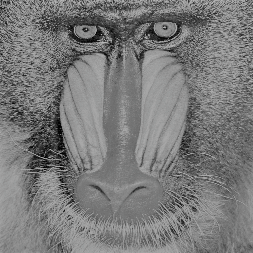
#> input picture Alumnos/MiguelCastañeda/baboon_256.png, 253 x 253 px
$ jupyter execute 'Tarea2_MiguelCastañeda.ipynb'   (shell and % lines are left out)
#> lines starting #> are read from the running program, lines starting #| are printed output that depends on the picture
### Parte 1: Teoría de Álgebra Lineal y Optimización

#### *1. ¿Por  qué una matriz equivale a una transformación lineal entre espacios vectoriales?*
Equivale a una transformación lineal ya que aplica sobre un vector siguiendo las reglas de linealidad y da como resultado otro vector en otro espacio vectorial

#### *2. ¿Cuál es el efecto de transformación lineal de una matriz diagonal y el de una matriz ortogonal?*
Para el caso de la matriz diagonal el efecto es un reescalamiento del vector y en el caso de una matriz ortogonal el efecto es una rotación y luego una reflexión

#### *3. ¿Qué es la descomposición en valores singulares de una matriz?*
Es la factorización del tipo $$ A = U\ \Sigma T^T $$
Donde una matriz se puede expresar como multiplicación de una matriz ortogonal U por una matriz diagonal y finalmente por otra matriz ortogonal.

#### *4. ¿Qué es diagonalizar una matriz y que representan los eigenvectores?*

Diagonalizar una matriz es encontrar una matriz tal que se cumpla

$$ A = P D P^{-1} $$

donde P es invertible y cuyos vectores columna son los eigenvectores de A

#### *5. ¿Intuitivamente qué son los eigenvectores?*

Los eigenvectores representan la dirección de la transformación sobre un vector

#### *6. ¿Cómo interpretas la descomposición en valores singulares como una composición de tres tipos de transformaciones lineales simples?*

Como la aplicación de una rotación $(U)$ luego un reescalamiento $(\Sigma)$ y finalmente otra rotación $(T^T)$

#### *7. ¿Qué relación hay entre la descomposición en valores singulares y la diagonalización?*

La diagonalización es un caso especial de SVD pero que solo es aplicable a matrices cuadradas

#### *8. ¿Cómo se usa la descomposición en valores singulares para dar un aproximación de rango menor a una matriz?*

Conociendo la SVD de una matriz, hay algunos valores de $\sigma $ que son significativos otros son extremadamente pequeños, esto es podemos expresar a la matriz A como $$ A = U\Sigma V^T =  \sum_{i=1}^{r} u_i\sigma_i v_i^T $$

Cualquier matriz es la suma de r matrices de rango 1

#### *9. Describe el método de minimización por descenso gradiente*

Se debe considerar un punto inicial posteriormente se escoge una dirección de descenso $d^k = -\nabla f(x^k)$, se realiza de manera iterativa $x^{k+1} = x^k + \alpha_k d^k $ hasta que el método converge

#### *10. Menciona 4 ejemplo de problemas de optimización (dos con restricciones y dos sin restricciones) que te parecan interesantes como Científico de Datos*

### Parte 2: Aplicaciones en Python

#### Ejercicio 1

[cell 1]
from PIL import Image
import numpy as np
import matplotlib.pyplot as plt


def readImage(pathFile):
    im = Image.open(pathFile)
    im = im.convert('LA')
    plt.figure(figsize=(6, 3))
    plt.imshow(im,cmap='gray')
    data = np.array(list(im.getdata(band=0)),int)
    data.shape = (im.size[1], im.size[0])
    data = np.matrix(data)
    return data

def SVD(data,k):
    U, s, V = np.linalg.svd(data)
    plt.imshow(np.matrix(U[:, :k]) * np.diag(s[:k]) * np.matrix(V[:k, :]), cmap='gray')
    titulo = "Imagen con k = %s" % k
    plt.title(titulo)
    plt.show()

Recibir el path de un archivo de imagen

[cell 2]
imagen = readImage("baboon_256.png")
#> in readImage, im is the input picture: PIL image 253x253 RGBA; mean R, G, B, A 122.1, 122.3, 122.3, 255

Realizar y verificar la descomposición svd

[cell 3]
U, s, V = np.linalg.svd(imagen)
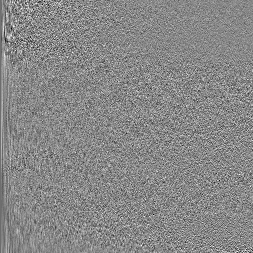
#> U: shape (253, 253) float64; min -0.338, max 0.295, mean -0.00024; drawn with min black and max white
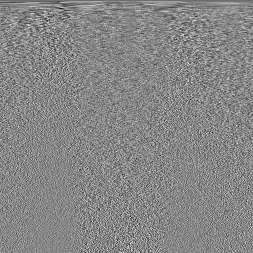
#> V: shape (253, 253) float64; min -0.353, max 0.314, mean -0.000262; drawn with min black and max white
#> s = 253 values, max 31078.5 at index 0, min 0.516 at index 252, mean 435.2

[cell 4]
U

[cell 5]
imagenSVD = np.dot(np.dot(U,np.diag(s)),V)

Comprobando

[cell 6]
np.allclose(imagenSVD,imagen)
#> Out = True

Usar la descomposición para dar una aproximación de grado k de la imagen

Para un grado 20, tenemos que

[cell 7]
SVD(readImage("baboon_256.png"), 20)
#> in SVD, `plt.show()`:
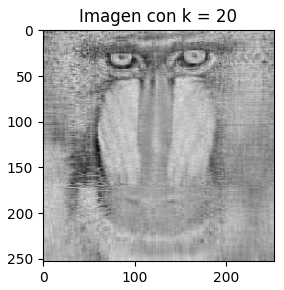
#> figure drawn by matplotlib, 1 panel

Eligiendo distintos valores de k

[cell 8]
for k in range(1,50,10):
    SVD(readImage("baboon_256.png"),k)
#> call 2 of SVD, with k = 1
#> in SVD (call 2), `plt.show()`:
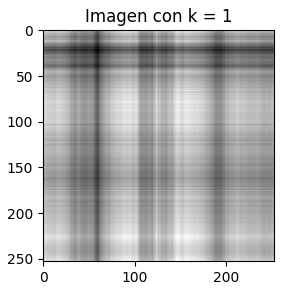
#> figure drawn by matplotlib, 1 panel

*¿Qué tiene que ver este proyecto con compresión de imágenes?*

Existe un valor de k para el cual la imagen se puede visualizar de manera similar al original considerando menos valores de la matriz que utiliza para su representación, esto puede ser utilizado en la compresión de imágenes.

#### Ejercicio 2

Programar una función que dada cualquier matriz devuelva la pseudainversa usando la descomposición SVD.

[cell 9]
def pInverse(A):
    U,d,V = np.linalg.svd(A)
    ddiag = np.diag(d)
    for i in range(0,max(ddiag.shape)):
        if ddiag[i,i]!=0:
            ddiag[i,i] = 1/ddiag[i,i]
    return np.dot(np.dot(np.transpose(V),ddiag),np.transpose(U))

def solve(A,b):
    return np.dot(pInverse(A),b)

Jugar con el sistema Ax=b donde A=[[1,1],[0,0]] y b puede tomar distintos valores

[cell 10]
A= np.array([[1,1],[0,0]])
#> A = [[1, 1], [0, 0]]
b = np.array([[1],[1]])
x = solve(A,b)
#> in pInverse, `U,d,V = np.linalg.svd(A)`: U = [[1, 0], [0, 1]]; d = [1.41, 0]; V = [[0.707, 0.707], [-0.707, 0.707]]
#> in pInverse, `ddiag = np.diag(d)`: ddiag = [[1.41, 0], [0, 0]]
#> after the loop in pInverse, `for i in range(0,max(ddiag.shape)):`: ddiag = [[0.707, 0], [0, 0]]
#> x = [0.5, 0.5]

[cell 11]
print(x)
#| [[0.5]
#|  [0.5]]

[cell 12]
b = np.array([[2],[2]])

[cell 13]
x = solve(A,b)
#> x = [1, 1]

[cell 14]
print(x)
#| [[1.]
#|  [1.]]

[cell 15]
b = np.array([[-2],[2]])

[cell 16]
print(solve(A,b))
#| [[-1.]
#|  [-1.]]

La solución no es única y es del tipo $$x_1 = x_2$$

Repetir cambiando A=[[1,1],[0,1e-32]]

[cell 17]
A= np.array([[1,1],[0,1e-32]])
b = np.array([[1],[1]])
x = solve(A,b)

[cell 18]
print(x)

[cell 19]
b = np.array([[2],[-2]])

[cell 20]
x = solve(A,b)

[cell 21]
print(x)

La solución no es única, pero difiere del caso anterior de que ahora es de la forma $$x_1 = -x_2$$

#### Ejercicio 3

Deben programar un script que lea el archivo study_vs_sat.csv y lo almacene como un data frame de pandas.

[cell 22]
import pandas as pd

[cell 23]
df=pd.read_csv('study_vs_sat.csv')
#> (reads Alumnos/FranciscoBahena/study_vs_sat.csv from the repository)

[cell 24]
df

[cell 25]
df.plot.scatter(x='study_hours',y='sat_score')
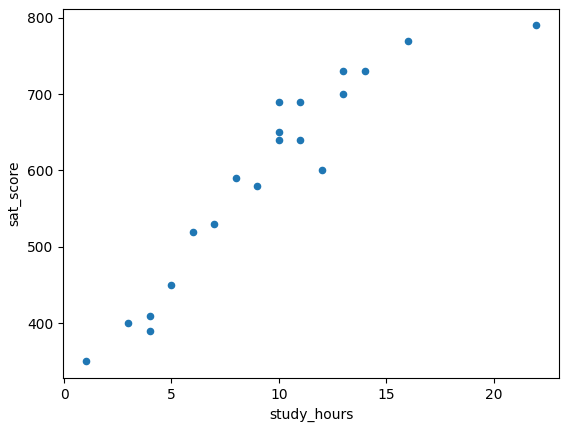
#> figure drawn by matplotlib, 1 panel

Pleantear como un problema de optimización que intente hacer una aproximación de la forma sat_score ~ alpha + beta*study_hours

Haciendo sat_score = sat , y study_hours = shours, lo que se puede expresar como
$$ sat = \alpha + \beta \ shours + \epsilon_1 $$
Por lo que se busca minimizar el error $$ \epsilon_i $$
$$ \sum_{i=1}^{n} {\epsilon_i}^2 =  \sum_{i=1}^{n} {(sat_i - \alpha - \beta \ shours_i )}^2 $$
El gradiente es entonces
$$ \frac{\partial}{\partial \alpha} = -2 \sum_{i=1}^{n} {(sat_i - \alpha - \beta \ shours_i )}$$
$$ \frac{\partial}{\partial \beta} = -2 \sum_{i=1}^{n} shours_i{(sat_i - \alpha - \beta \ shours_i )}$$

Programar una función que reciba valores de alpha, beta y el vector sat_score y devuelva un vector array de numpy de predicciones

[cell 26]
def predictions(alfa,beta,vector):
    valfa = alfa * np.ones(vector.shape[0])
    return valfa + np.dot(beta,vector)

[cell 27]
predictions(5,100,np.array(df['study_hours']))

Definan un numpy array X de dos columnas, la primera con unos en todas sus entradas y la segunda con la variable study_hours

[cell 28]
sh = np.array(df['study_hours'])
sh.shape
X = np.ones((sh.shape[0], 2))
X[:,1] = sh

Calculen la pseudoinversa X^+ de X y computen (X^+)*sat_score para obtener alpha y beta soluciones.

[cell 29]
Xinv = np.linalg.pinv(X)

[cell 30]
sc = np.array(df['sat_score'])

[cell 31]
b = np.dot(Xinv,sc)

[cell 32]
b

Comparen la solución anterior con la de la fórmula directa de solución exacta (alpha,beta)=(X^t*X)^(-1)*X^t*study_hours.

[cell 33]
b_directo = np.dot(np.linalg.inv(np.dot(np.transpose(X),X)),np.dot(np.transpose(X),sc))

[cell 34]
b_directo

[cell 35]
np.allclose(b,b_directo)

[cell 36]
plt.scatter(sh,sc)
plt.plot(sh, sh*b[1] + b[0],color="red")
plt.title("Compararción predicción vs valores reales")
plt.xlabel("study_hours")
plt.ylabel("sat_score")
plt.show()
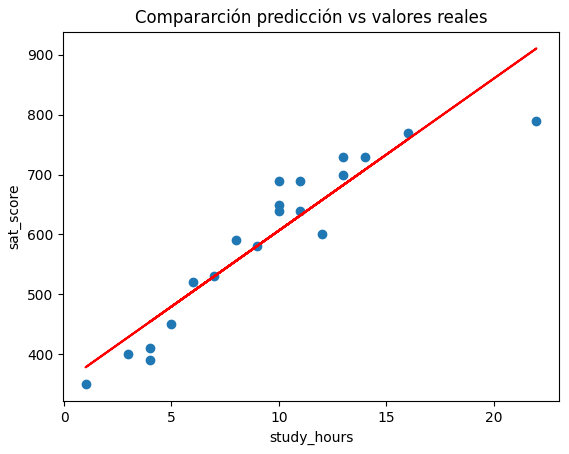
#> figure drawn by matplotlib, 1 panel
